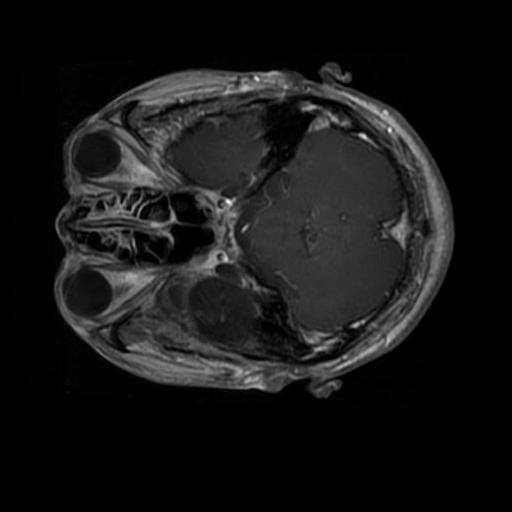
#> input picture Part1/brain_glioma/brain_glioma_0018.jpg, 512 x 512 px, given in place of brain_glioma_0101.jpg, which was not available
$ jupyter execute --allow-errors resnet_layer3.ipynb   (text cells are left out)
#> lines starting #> are read from the running program, lines starting #| are printed output that depends on the picture; after the words box and inside, x2 and y2 are one past the last pixel; in counts of white or black regions, pixels touching at a corner belong together; pictures that were not available may be replaced by others from this repository, and a replacement may not be noted
[cell 1]
import os
import cv2
import torch
import matplotlib
import numpy as np
import pandas as pd
import seaborn as sns
import matplotlib.pyplot as plt
import torchvision.models as models

from PIL import Image
from scipy.stats import skew
from scipy.spatial.distance import mahalanobis

from torchvision import transforms
from torchvision.models import ResNet50_Weights

from collections import Counter, defaultdict

from sklearn.manifold import TSNE, MDS
from sklearn.cluster import KMeans, DBSCAN
from sklearn.preprocessing import normalize, StandardScaler
from sklearn.tree import DecisionTreeClassifier
from sklearn.neighbors import KNeighborsClassifier
from sklearn.decomposition import PCA, TruncatedSVD
from sklearn.metrics.pairwise import cosine_similarity
from sklearn.metrics.pairwise import euclidean_distances
from sklearn.discriminant_analysis import LinearDiscriminantAnalysis as LDA
from sklearn.metrics import precision_recall_fscore_support, accuracy_score, classification_report, pairwise_distances

try:
    import umap
except ImportError:
    print("[WARNING] UMAP non disponibile\n")

[cell 2]
def crop_to_brain(img):
    """Ritaglia l'area informativa (cervello) da un'immagine."""
    gray = cv2.cvtColor(img, cv2.COLOR_BGR2GRAY)
    _, thresh = cv2.threshold(gray, 10, 255, cv2.THRESH_BINARY)
    coords = cv2.findNonZero(thresh)
    if coords is not None:
        x, y, w, h = cv2.boundingRect(coords)
        return img[y:y+h, x:x+w]
    plt.imshow(img)
    plt.show()
    return img  # fallback
img = cv2.imread("Part1/brain_glioma/brain_glioma_0101.jpg")
#> img is the input picture: shape (512, 512, 3); min 0, max 249, mean 22.6

# Ritaglia il cervello
cropped_img = crop_to_brain(img)
#> in crop_to_brain, `_, thresh = cv2.threshold(gray, 10, 255, cv2.THRESH_BINARY)`:
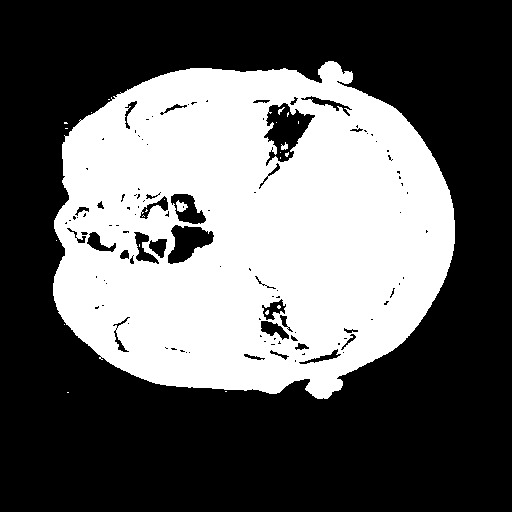
#> thresh: shape (512, 512); 38.6% white; 24 white regions (20 under 20 px), largest, box (x1, y1, x2, y2) and area: (53, 61, 455, 399) 100989, (176, 200, 188, 212) 87, (281, 142, 288, 150) 36, (278, 107, 285, 115) 21
#> in crop_to_brain, `coords = cv2.findNonZero(thresh)`: coords = contour of 101219 points, box (x1, y1, x2, y2) (53, 61, 455, 399), area 25690
#> in crop_to_brain, `x, y, w, h = cv2.boundingRect(coords)`: x = 53; y = 61; w = 402; h = 338
#> in crop_to_brain, `return img[y:y+h, x:x+w]`:
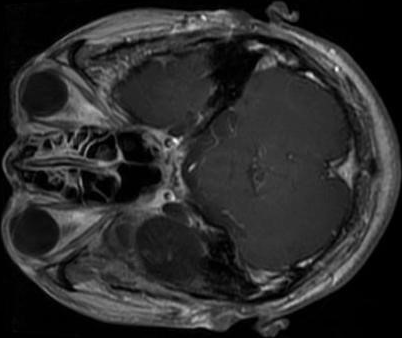
#> returned value: shape (338, 402, 3); min 0, max 249, mean 43.6

# Converte da BGR (usato da OpenCV) a RGB (usato da matplotlib)
cropped_rgb = cv2.cvtColor(cropped_img, cv2.COLOR_BGR2RGB)

#> (a cell that did not finish here is left out)

[cell 4]
def preprocess_image(img_path):
    # Carica immagine con OpenCV
    img_cv = cv2.imread(img_path)
    img_cv = crop_to_brain(img_cv)  # Ritaglio del cervello

    # Converti da BGR (OpenCV) a RGB (PIL)
    img_cv = cv2.cvtColor(img_cv, cv2.COLOR_BGR2RGB)
    img_pil = Image.fromarray(img_cv)

    # Trasformazioni torchvision
    transform = transforms.Compose([
        transforms.Resize(256),
        transforms.CenterCrop(224),
        transforms.ToTensor(),
        transforms.Normalize(mean=[0.485, 0.456, 0.406], std=[0.229, 0.224, 0.225])
    ])
    img_tensor = transform(img_pil).unsqueeze(0)
    return img_tensor

[cell 5]
# Funzione per estrarre la media su ciascuna mappa di attivazione
# [5 lines left out: function extract_and_process_image, not called in this run]

[cell 6]
def load_features(npz_path):
    data = np.load(npz_path, allow_pickle=True)
    return data['features'], data['labels'], data.get('filenames', [f"img_{i}" for i in range(len(data['features']))])

#> (the rest of this cell did not finish here and is left out)

feat_matrix_part1, lbls_part1, flname_part1 = load_features("resnet_features_part1.npz")

[cell 7]
def show_crop_vs_original(img_path):
    # Originale (PIL)
    img_pil = Image.open(img_path).convert('RGB')

    # Ritagliata (OpenCV → crop → RGB → PIL)
    img_cv = cv2.imread(img_path)
    cropped = crop_to_brain(img_cv)
    cropped_rgb = cv2.cvtColor(cropped, cv2.COLOR_BGR2RGB)
    cropped_pil = Image.fromarray(cropped_rgb)

    # Mostra fianco a fianco
    fig, axs = plt.subplots(1, 2, figsize=(10, 5))
    axs[0].imshow(img_pil)
    axs[0].set_title("Originale")
    axs[0].axis("off")

    axs[1].imshow(cropped_pil)
    axs[1].set_title("Ritagliata (solo cervello)")
    axs[1].axis("off")

    plt.suptitle("Confronto immagine: intera vs ritagliata")
    plt.tight_layout()
    plt.show()

# Esegui il confronto
show_crop_vs_original("Part1/brain_glioma/brain_glioma_0101.jpg")
#> in show_crop_vs_original, `plt.show()`:
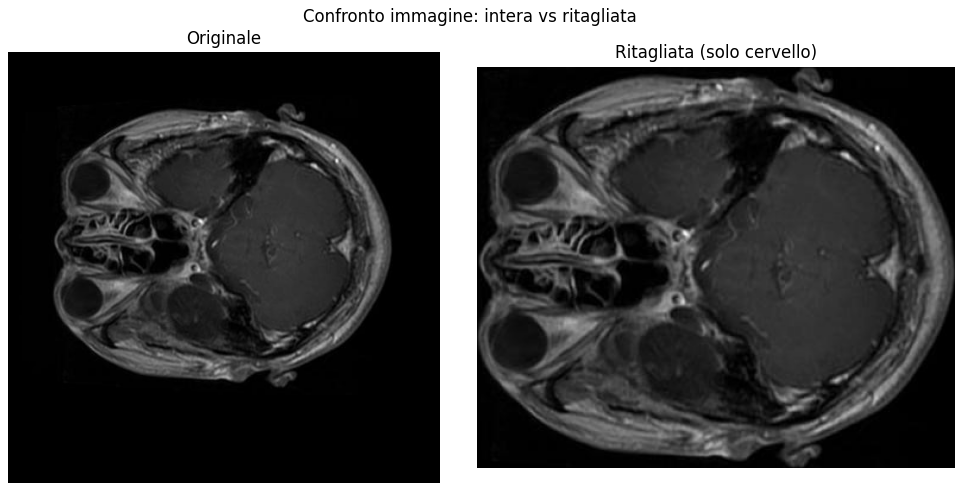
#> figure drawn by matplotlib, 2 panels

[cell 8]
# Funzione per estrarre le caratteristiche dal livello "layer3" della ResNet
# [11 lines left out: function extract_resnet_features, not called in this run]

[cell 9]
def process_and_save_features(base_folder, subfolders, output_file):
    all_features = []
    all_filenames = []
    all_labels = []

    for label in subfolders:
        folder_path = os.path.join(base_folder, label)
        if not os.path.isdir(folder_path):
            print(f"[ATTENZIONE] Cartella non trovata: {folder_path}")
            continue
        print(f"[INFO] Elaboro cartella: {label}")

        for filename in os.listdir(folder_path):
            if filename.lower().endswith(('.jpg', '.png', '.jpeg', '.bmp', '.tif')):
                img_path = os.path.join(folder_path, filename)
                features = extract_and_process_image(img_path, model)
                if features is not None:
                    all_features.append(features)
                    all_filenames.append(filename)
                    all_labels.append(label)
                else:
                    print(f"[ERRORE] Feature non estratte da {img_path}")

    # Salva in file .npz
    np.savez(output_file,
             features=np.array(all_features),
             filenames=np.array(all_filenames),
             labels=np.array(all_labels))

    print(f"[SALVATO] Features salvate in {output_file}")
    print(f"[FINE] Totale immagini processate: {len(all_features)}")

[cell 10]
# Parametri cartelle e output
subfolders = ["brain_glioma", "brain_menin", "brain_tumor"]

# Estrazione e salvataggio
#> (the rest of this cell did not finish here and is left out)

process_and_save_features("Part2", subfolders, "resnet_features_part2")

[cell 11]
# [8 lines left out: function activation_map, not called in this run]

[cell 12]
img_path = "Part1/brain_glioma/brain_glioma_0001.jpg"
#> (the rest of this cell did not finish here and is left out)

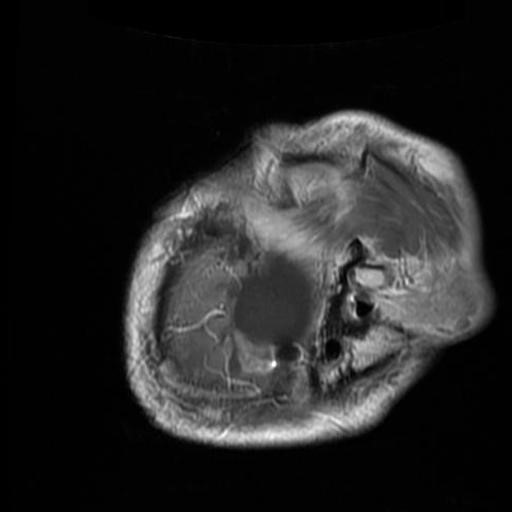
#> input picture Part1/brain_glioma/brain_glioma_0021.jpg, 512 x 512 px, given in place of brain_glioma_0001.jpg, which was not available
#> in preprocess_image, img_cv is the input picture: shape (512, 512, 3); min 0, max 255, mean 36
#> in crop_to_brain (call 3), `_, thresh = cv2.threshold(gray, 10, 255, cv2.THRESH_BINARY)`:
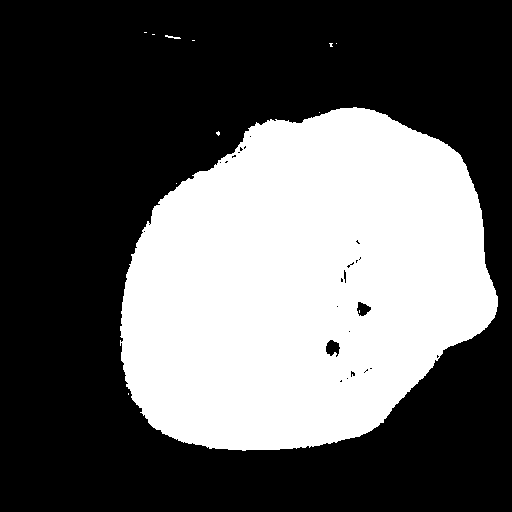
#> thresh: shape (512, 512); 37.3% white; 12 white regions (10 under 20 px), largest, box (x1, y1, x2, y2) and area: (120, 107, 498, 451) 97655, (165, 35, 181, 39) 30
#> in crop_to_brain (call 3), `coords = cv2.findNonZero(thresh)`: coords = contour of 97726 points, box (x1, y1, x2, y2) (120, 32, 498, 451), area 46912
#> in crop_to_brain (call 3), `x, y, w, h = cv2.boundingRect(coords)`: x = 120; y = 32; w = 378; h = 419
#> in crop_to_brain (call 3), `return img[y:y+h, x:x+w]`:
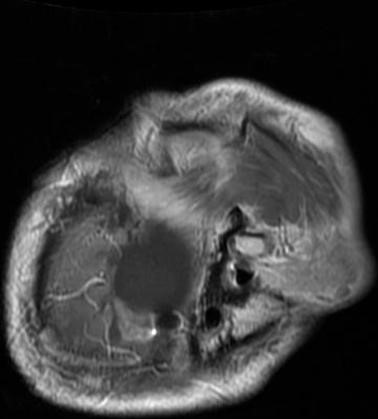
#> returned value: shape (419, 378, 3); min 0, max 255, mean 58.8
fmap = extract_resnet_features(img_tensor, model, device)  # [1024, 14, 14]

#> (a cell that did not finish here is left out)

[cell 14]
# [14 lines left out: function plot_feature_vector, not called in this run]

#> (a cell that did not finish here is left out)

[cell 16]
# [55 lines left out: function find_top_k_similar, not called in this run]

[cell 17]
query_img_path = "Part1/brain_tumor/brain_tumor_0001.jpg"
k = 5
base_folder = "Part1"

# Parametri
query_img_path = "Part1/brain_tumor/brain_tumor_0001.jpg"
k = 5
base_folder = "Part1"
metric = "euclidean"

# Trova top-k
#> (the rest of this cell did not finish here and is left out)

[cell 18]
# Distribuzione punteggi
plt.figure(figsize=(8, 4))
#> (the rest of this cell did not finish here and is left out)

[cell 19]
# Calcola la distanza o similarità tra la feature della query e un insieme di feature target.
# Supporta sia distanza euclidea che similarità coseno.
# [59 lines left out: functions compute_metric, predict_top_k_labels_distance_mean, predict_top_k_labels_prototype, task4_predict_labels, not called in this run]

[cell 20]
query_img = "Part2/brain_glioma/brain_glioma_1112.jpg"

#> (the rest of this cell did not finish here and is left out)

[cell 21]
# [54 lines left out: function plot_label_ranking_comparison, not called in this run]

#> (a cell that did not finish here is left out)

[cell 23]
# Visualizza la proiezione 2D dello spazio latente.
# [32 lines left out: functions plot_latent_space_2d, plot_kmeans_clusters_2d, not called in this run]

[cell 24]
def task5_latent_semantics_resnet(feature_model_path, technique, k):
    technique = technique.lower()

    if technique == "svd":
        model = TruncatedSVD(n_components=k, random_state=42)
        X_transformed = model.fit_transform(feat_matrix_part1)
        components = model.components_
        method = "svd"

    elif technique == "lda":
        unique_labels = np.unique(lbls_part1)
        max_k = len(unique_labels) - 1
        if k > max_k:
            print(f"Warning: LDA supporta al massimo {max_k} componenti con {len(unique_labels)} classi.")
            k = max_k
        model = LDA(n_components=k)
        X_transformed = model.fit_transform(feat_matrix_part1, lbls_part1)
        components = model.scalings_.T[:k]
        method = "lda"

    elif technique == "kmeans":
        model = KMeans(n_clusters=k, random_state=42)
        model.fit(feat_matrix_part1)
        components = model.cluster_centers_
        X_transformed = model.transform(feat_matrix_part1)
        method = "kmeans"
    else:
        print("Error: Tecnica non supportata. Usa: 'svd', 'lda', 'kmeans'")
        return

    # === Visualizzazione dei latent space o cluster ===
    if technique in ["svd", "lda"]:
        plot_latent_space_2d(X_transformed, lbls_part1, technique, k)
    elif technique == "kmeans":
        plot_kmeans_clusters_2d(feat_matrix_part1, lbls_part1, k)

    # === Salvataggio su file ===
    base_name = os.path.splitext(os.path.basename(feature_model_path))[0]
    out_file = f"latent_semantics_{method}_{base_name}_k{k}.txt"

    with open(out_file, "w") as f:
        for i in range(k):
            f.write(f"\n--- Latent Semantic {i+1} ---\n")
            if technique in ["svd", "lda"]:
                weights = feat_matrix_part1 @ components[i].T
            else:
                weights = -X_transformed[:, i]  # distanza inversa

            sorted_idx = np.argsort(-np.abs(weights))
            for idx in sorted_idx:
                f.write(f"{flname_part1[idx]} | Peso: {weights[idx]:.4f} | Classe: {lbls_part1[idx]}\n")

    print(f"[SALVATO] Latent semantics salvati in: {out_file}")

    # === Calcolo pesi completi per plottare ===
    if technique in ["svd", "lda"]:
        weights = feat_matrix_part1 @ components.T  # shape (N_samples, k)
    else:
        weights = -X_transformed  # KMeans usa la distanza inversa come peso

    plottings(k, weights)

[cell 25]
# [42 lines left out: function plottings, not called in this run]

#> (a cell that did not finish here is left out)
